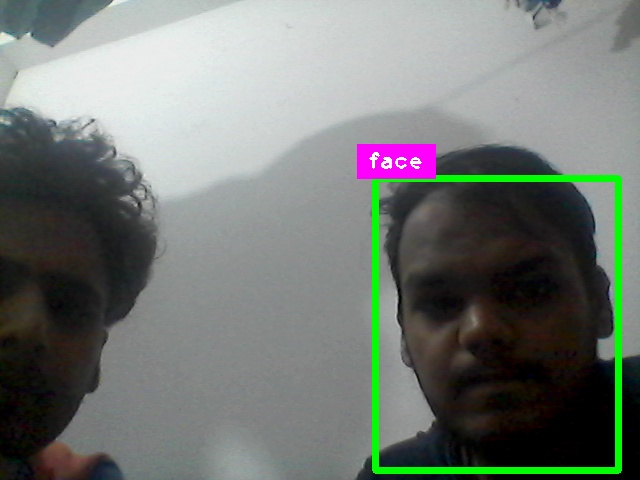
#> input picture Captured/face_2024-02-21_19-32-38.jpg, 640 x 480 px, given in place of the camera
$ python faceTraining.py
#> lines starting #> are read from the running program, lines starting #| are printed output that depends on the picture; after the words box and inside, x2 and y2 are one past the last pixel; in counts of white or black regions, pixels touching at a corner belong together
import os
import cv2
from PIL import Image
import numpy as np

face_classifier = cv2.CascadeClassifier('assets/models/haarcascade_frontalface_default.xml')

def face_extractor(img):
    output_folder = "assets/storedFaces"
    if not os.path.exists(output_folder):
        os.makedirs(output_folder)

    gray = cv2.cvtColor(img,cv2.COLOR_BGR2GRAY)
    faces = face_classifier.detectMultiScale(gray,1.3,5)

    if faces is():
        return None

    for(x,y,w,h) in faces:
        cropped_face = img[y:y+h, x:x+w]

    return cropped_face

cap = cv2.VideoCapture(0)
id = int(input("Enter ID number: "))
#> the answer given: 3
img_id = 0

while True:
    ret, frame = cap.read()
#> frame is the input picture: shape (480, 640, 3); mean B, G, R 116.1, 121, 115.2
    if face_extractor(frame) is not None:
#> in face_extractor, `gray = cv2.cvtColor(img,cv2.COLOR_BGR2GRAY)`:
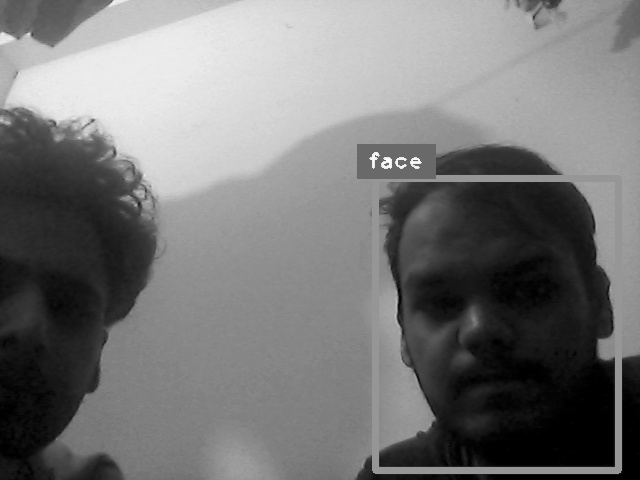
#> gray: shape (480, 640); min 0, max 255, mean 118.7
#> in face_extractor, `faces = face_classifier.detectMultiScale(gray,1.3,5)`: faces = [[375, 214, 211, 211]]
#> the loop in face_extractor, `for(x,y,w,h) in faces:` made 1 pass
#> pass 1, in face_extractor, `cropped_face = img[y:y+h, x:x+w]`:
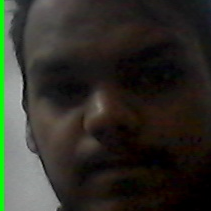
#> cropped_face: shape (211, 211, 3); mean B, G, R 38.9, 46.8, 47.2
        img_id+=1
#> img_id = 1
        face = cv2.resize(face_extractor(frame),(200,200))
#> the loop in face_extractor (call 2), `for(x,y,w,h) in faces:` made 1 pass
        face = cv2.cvtColor(face, cv2.COLOR_BGR2GRAY)
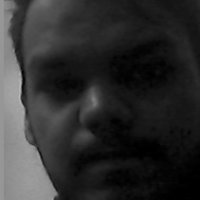
#> face: shape (200, 200); min 0, max 191, mean 45.9

        file_path = 'assets/storedFaces/user.'+str(id)+"."+str(img_id)+'.jpg'
#> file_path = 'assets/storedFaces/user.3.1.jpg'

        cv2.imwrite(file_path,face)

        cv2.putText(face,str(img_id),(50,50),cv2.FONT_HERSHEY_COMPLEX,1,(0,255,0),2)
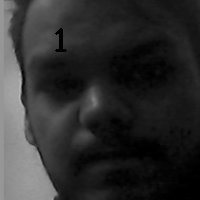
#> face: shape (200, 200); 0.31% of pixels changed, all inside (x1, y1, x2, y2) = (55, 28, 67, 52)
        cv2.imshow('Face Cropper',face)
    else:
        print("Face not found")
        pass

    if cv2.waitKey(1)==13 or img_id==100:
#> (key Esc is pressed here)
        break

cap.release()
cv2.destroyAllWindows()
print('Samples Colletion Completed ')
